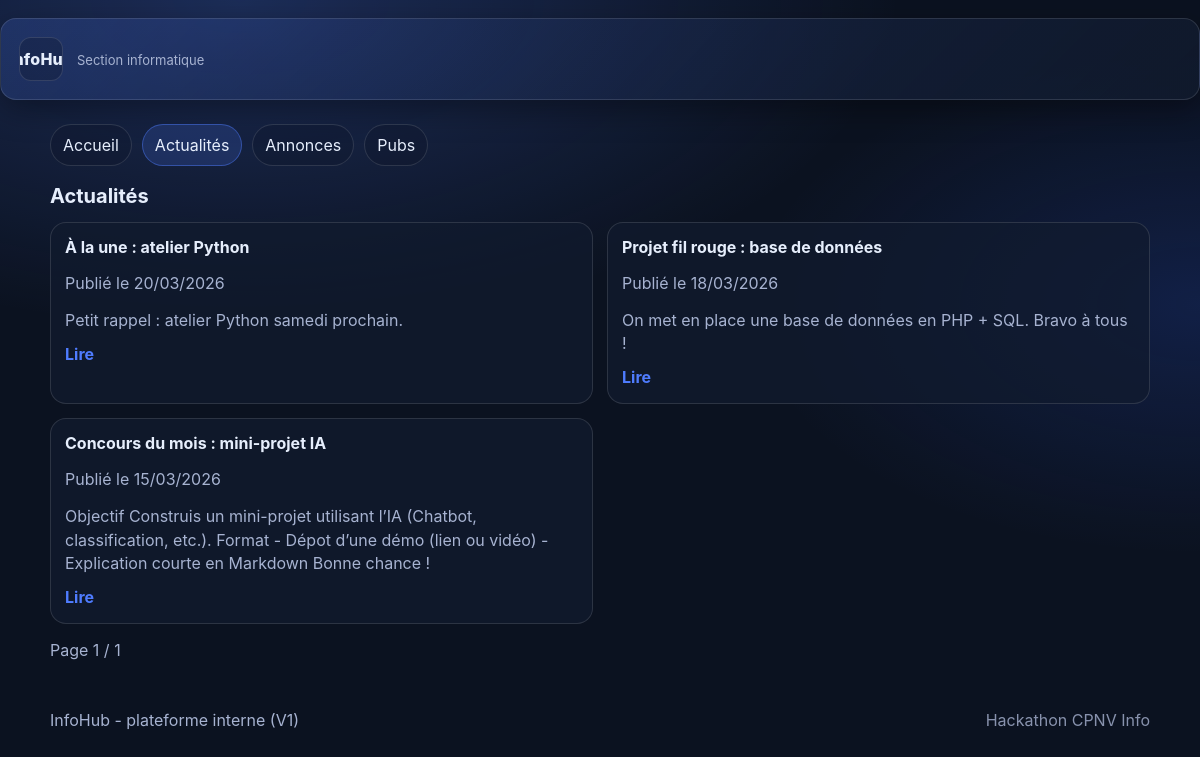
/index.php?route=news, run on the app's committed database.
### tables this page shows
CREATE TABLE IF NOT EXISTS news (
  id INT AUTO_INCREMENT PRIMARY KEY,
  title VARCHAR(255) NOT NULL,
  content TEXT NOT NULL,
  image_path VARCHAR(255) NULL,
  is_featured TINYINT(1) NOT NULL DEFAULT 0,
  contest_month CHAR(7) NULL,  
  published_at DATETIME NOT NULL DEFAULT CURRENT_TIMESTAMP
);

### lib/db.php (called while the page is built, shortened)
<?php
function db(): PDO
{
  static $pdo = null;
  if ($pdo instanceof PDO) {
    return $pdo;
  }
  $dsn = sprintf(
    'mysql:host=%s;port=%d;dbname=%s;charset=utf8mb4',
    DB_HOST,
    DB_PORT,
    DB_NAME
  );
  $pdo = new PDO($dsn, DB_USER, DB_PASS, [
    PDO::ATTR_ERRMODE => PDO::ERRMODE_EXCEPTION,
    PDO::ATTR_DEFAULT_FETCH_MODE => PDO::FETCH_ASSOC,
  ]);
  return $pdo;
}

### lib/repositories.php (called while the page is built, shortened)
<?php
require_once __DIR__ . '/db.php';
require_once __DIR__ . '/markdown.php';
function getNewsList(int $limit, int $offset = 0): array
{
  $stmt = db()->prepare(
    "SELECT * FROM news ORDER BY published_at DESC LIMIT :lim OFFSET :off"
  );
  $stmt->bindValue(':lim', $limit, PDO::PARAM_INT);
  $stmt->bindValue(':off', $offset, PDO::PARAM_INT);
  $stmt->execute();
  return $stmt->fetchAll();
}
function countNews(): int
{
  return (int)db()->query("SELECT COUNT(*) AS c FROM news")->fetch()['c'];
}

### lib/markdown.php (called while the page is built, shortened)
<?php
function markdown_snippet(string $markdown, int $maxChars = 200): string
{
  $text = str_replace(["\r\n", "\r"], "\n", $markdown);
  $text = preg_replace('/\[(.*?)\]\((https?:\/\/[^\)]+)\)/', '$1', (string)$text);
  $text = preg_replace('/\*\*([^*]+)\*\*/', '$1', (string)$text);
  $text = preg_replace('/\*([^*\n]+)\*/', '$1', (string)$text);
  $text = preg_replace('/`([^`]+)`/', '$1', (string)$text);
  $text = preg_replace('/^#{1,3}\s*/m', '', (string)$text);
  $text = preg_replace('/\s+/', ' ', trim((string)$text));
  if (mb_strlen($text) <= $maxChars) {
    return $text;
  }
  return mb_substr($text, 0, $maxChars - 1) . '…';
}

### pages/news.php (the view, shortened to what this page needs)
<?php
require_once __DIR__ . '/../lib/repositories.php';
$page = isset($_GET['page']) ? max(1, (int)$_GET['page']) : 1;
$perPage = 10;
$offset = ($page - 1) * $perPage;
$total = countNews();
$totalPages = (int)max(1, ceil($total / $perPage));
$items = getNewsList($perPage, $offset);
?>
<?php require __DIR__ . '/../templates/header.php'; ?>
<section class="section">
  <h1 class="section-title">Actualités</h1>
  <?php if (!$items): ?>
    <div class="empty-state">
      <p>Aucune actualité trouvée.</p>
    </div>
  <?php else: ?>
    <div class="cards">
      <?php foreach ($items as $n): ?>
        <article class="card">
          <div class="card-body">
            <h3 class="card-title"><?= h($n['title']) ?></h3>
            <p class="muted">Publié le <?= h(date_format(new DateTime($n['published_at']), 'd/m/Y')) ?></p>
            <p class="card-text"><?= h(markdown_snippet((string)$n['content'], 180)) ?></p>
            <a class="link" href="index.php?route=news_detail&id=<?= (int)$n['id'] ?>">Lire</a>
          </div>
        </article>
      <?php endforeach; ?>
    </div>
    <div class="pagination">
      <span class="muted">Page <?= h((string)$page) ?> / <?= h((string)$totalPages) ?></span>
    </div>
  <?php endif; ?>
</section>
<?php require __DIR__ . '/../templates/footer.php'; ?>

### assets/styles.css (style rules this page uses)
:root { --bg:#0b1220; --panel:#111b2e; --panel2:#0f172a; --text:#e6eefc; --muted:#a7b3d1; --primary:#4f7cff; --primary2:#2f5df2; --border:rgba(255,255,255,.12); --shadow: 0 10px 30px rgba(0,0,0,.35); --radius:16px; --radius-sm:12px; }
* { box-sizing:border-box; }
body { margin:0; background: radial-gradient(1200px 600px at 20% 0%, rgba(79,124,255,.25), transparent 55%), radial-gradient(900px 500px at 100% 40%, rgba(47,93,242,.18), transparent 50%), var(--bg); color:var(--text); font-family: -apple-system, BlinkMacSystemFont, "Segoe UI", Roboto, Arial, sans-serif; }
.section { margin: 18px 0 26px; }
.section-title { margin:0 0 14px; font-size: 20px; }
.cards { display:grid; grid-template-columns: repeat(2, minmax(0, 1fr)); gap: 14px; }
.card { border: 1px solid var(--border); border-radius: var(--radius); background: rgba(17,27,46,.72); overflow:hidden; }
.card-body { padding: 14px 14px 16px; }
.card-title { margin:0 0 6px; font-size: 16px; }
.card-text { margin: 0 0 12px; color: var(--muted); line-height:1.45; }
.muted { color: var(--muted); }
.link { color: var(--primary); text-decoration:none; font-weight:700; }
.pagination { margin-top: 16px; display:flex; gap: 10px; align-items:center; justify-content: space-between; flex-wrap:wrap; }

### data on the page
news: title "À la une : atelier Python", published_at "20/03/2026", content "Petit rappel : atelier Python samedi prochain."
news: title "Projet fil rouge : base de données", published_at "18/03/2026", content "On met en place une base de données en PHP + SQL. Bravo à tous !"
news: title "Concours du mois : mini-projet IA", published_at "15/03/2026", content "Objectif Construis un mini-projet utilisant l’IA (Chatbot, classification, etc.). Format - Dépot d’une démo (lien ou vidéo) - Explication courte en Markdown Bonne chance !"

### other printed values
$page "1"
$totalPages "1"
